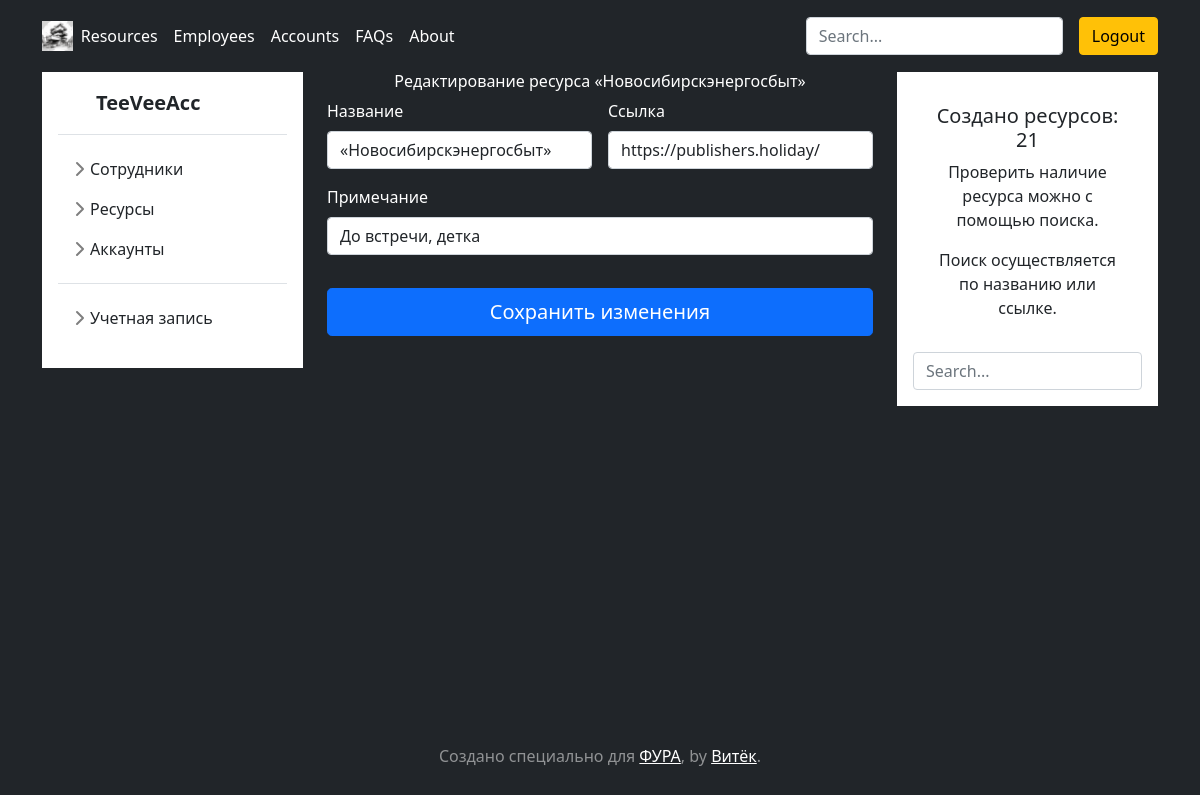
Screenshot of /resources/show/1/edit/ (signed in) with the database file from the repository.
### apps/resources/models.py (models this page shows, shortened)
class Resource(models.Model):
	title = models.CharField(
		max_length=100,
		unique=True,
		verbose_name='Название'
	)
	author = models.ForeignKey(
		CustomUser,
		on_delete=models.DO_NOTHING,
		related_name='resources',
		verbose_name='Автор'
	)
	url = models.URLField(
		verbose_name='Ссылка'
	)
	pub_date = models.DateTimeField(
		auto_now_add=True,
		verbose_name='Дата создания'
	)
	change_date = models.DateTimeField(
		auto_now=True,
		verbose_name='Дата изменения'
	)
	note = models.TextField(
		null=True,
		verbose_name='Примечание'
	)
	class Meta:
		ordering = ['pub_date']
		verbose_name = 'Ресурс'
		verbose_name_plural = 'Ресурсы'

### apps/resources/views.py (the view)
@login_required
def edit_resource(request, resource_id):
	is_edit = True
	resource = get_object_or_404(Resource, pk=resource_id)
	form = ResourceForm(request.POST or None, instance=resource)
	if form.is_valid():
		form.save()
		return redirect('resources:show_resources')
	context = get_context('resources', 'edit')
	context.update(
		{
			'resource': resource,
			'data': Resource.objects.all(),
			'form': form,
			'is_edit': is_edit,
		}
	)
	return render(request, 'resources/create_resource.html', context)

### apps/resources/forms.py
class ResourceForm(forms.ModelForm):
    note = forms.CharField(required=False)
    class Meta:
        model = Resource
        fields = ('title', 'url', 'note')
        labels = {
            'title': 'Название ресурса',
            'url': 'Ссылка',
            'note': 'Примечание',
        }

### apps/core/templatetags/user_filters.py (called while the page is built)
@register.filter
def addclass(field, css):
    return field.as_widget(attrs={'class': css})

### templates/resources/create_resource.html (shortened to what this page needs)
{% extends 'base.html' %}
{% block main %}
{% load user_filters %}
<h6 align="center" class="text-white">
  {% if is_edit %}
    Редактирование ресурса {{ resource.title }}
  {% else %} Создание ресурса {% endif %}
</h6>
<form method="post" {% if action_url %} action="{% url action_url %}" {% endif %}>
  <div class="row g-3">
    <div class="col-sm-6">
      <label for="{{ form.title.id_for_label }}" class="form-label text-white">Название</label>
      {{ form.title|addclass:'form-control' }}
    </div>
    <div class="col-sm-6">
      <label for="{{ form.url.id_for_label }}" class="form-label text-white">Ссылка</label>
      {{ form.url|addclass:'form-control' }}
    </div>
    <div class="col-sm-12">
      <label for="{{ form.note.id_for_label }}" class="form-label text-white">Примечание</label>
      {{ form.note|addclass:'form-control' }}
    </div>
  </div>
  <hr class="my-3">
  <button class="w-100 btn btn-primary btn-lg" type="submit">
    {% if is_edit %} Сохранить изменения {% else %} Создать ресурс {% endif %}
  </button>
</form>
{% endblock %}
{% block search %}
  {% include 'includes/search.html' %}
{% endblock %}

### static/css/sidebars.css (style rules this page uses)
body { min-height: 100vh; min-height: -webkit-fill-available; }
html { height: -webkit-fill-available; }

### rows the page displays
Resource: title "«Новосибирскэнергосбыт»", url "https://publishers.holiday/", note "До встречи, детка"

### other values shown
{{ search_description }} "ресурсов"
{{ data.count }} "21"
{{ search_description_text }} "ресурса"
